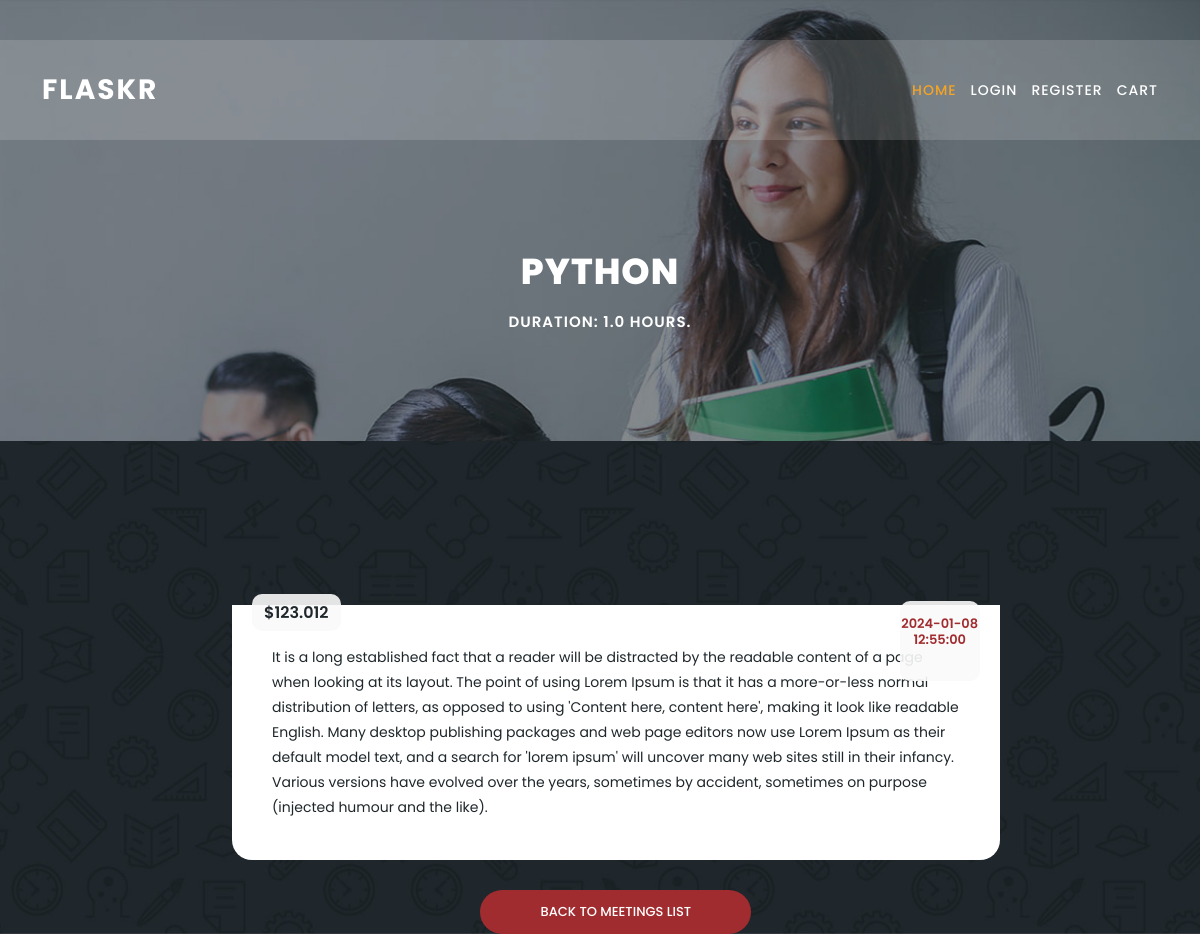
The page /courses/1/ on the database its author committed.
### app/models.py (models this page shows)
class Course(db.Model):
    id = db.Column(db.Integer, primary_key=True)
    name = db.Column(db.String(100), nullable=False)
    description = db.Column(db.Text, nullable=True)
    price = db.Column(db.Float, nullable=False)
    category_id = db.Column(db.Integer, db.ForeignKey('category.id'), nullable=True)
    category = db.relationship('Category', backref=db.backref('courses', lazy=True))
    created_at = db.Column(db.DateTime(timezone=True), server_default=func.now())
    Updated_at = db.Column(db.DateTime(timezone=True), onupdate=func.now())
    image = db.Column(db.String(255), nullable=True)
    total_hours = db.Column(db.Float)
    is_active = db.Column(db.Boolean, default=True)

### app/product/views.py (the view)
@course_bp.route("<int:id>/")
def course_detail(id):
    course = Course.query.get(id)
    return render_template("product/course-detail.html", course=course)

### app/templates/product/course-detail.html (shortened to what this page needs)
{% extends "base.html" %}
{% block content %}
  <section class="heading-page header-text" id="top">
    <div class="container">
      <div class="row">
        <div class="col-lg-12">
          <h2>{{ course.name }}</h2>
          <h6>Duration: {{ course.total_hours }} hours.</h6>
        </div>
      </div>
    </div>
  </section>
  <section class="meetings-page" id="meetings">
    <div class="container">
      <div class="row">
        <div class="col-lg-10 offset-md-2">
          <div class="row">
            <div class="col-lg-10">
              <div class="meeting-single-item">
                <div class="thumb">
                  <div class="price">
                    <span>${{ course.price }}</span>
                  </div>
                  <div class="date">
                    <h6>{{ course.created_at}}</h6>
                  </div>
                </div>
                <div class="down-content">
                   <p>
                    {{ course.description }}
                  </p>
                </div>
              </div>
            </div>
            <div class="col-lg-10">
              <div class="main-button-red">
                <a href="meetings.html">Back To Meetings List</a>
              </div>
            </div>
          </div>
        </div>
      </div>
    </div>
{% endblock content %}

### app/templates/base.html (shortened to what this page needs)
<!DOCTYPE html>
<html lang="en">
  <head>
    <link href="{{ url_for('static', filename='vendor/bootstrap/css/bootstrap.min.css')}}" rel="stylesheet">
    <link rel="stylesheet" href="{{ url_for('static', filename='assets/css/fontawesome.css')}}">
    <link rel="stylesheet" href="{{ url_for('static', filename='assets/css/templatemo-edu-meeting.css')}}">
    <link rel="stylesheet" href="{{ url_for('static', filename='assets/css/owl.css')}}">
    <link rel="stylesheet" href="{{ url_for('static', filename='assets/css/lightbox.css')}}">
  </head>
<body>
  <header class="header-area header-sticky">
      <div class="container">
          <div class="row">
              <div class="col-12">
                  <nav class="main-nav">
                      <a href="{{ url_for('home.index')}}" class="logo">
                          Flaskr
                      </a>
                      <ul class="nav">
                          <li><a href="{{ url_for('home.index')}}" class="active">Home</a></li>
                          {% if current_user.is_authenticated %}
                          <li><a href="{{ url_for('_user.user_logout')}}">Logout</a></li>
                          {% else %}
                          <li><a href="{{ url_for('_user.user_login')}}">Login</a></li>
                          <li><a href="{{ url_for('_user.user_register')}}">Register</a></li>
                          {% endif %}
                          <li><a href="{{ url_for('_course.cart')}}">CART</a></li>
                      </ul>
                  </nav>
              </div>
          </div>
      </div>
  </header>
  {% block content %}
  {% endblock content %}
</section>
</body>
</body>
</html>

### rows shown on the page
Course: name "PYTHON", total_hours "1.0", price "123.012", created_at "2024-01-08 12:55:00", description "It is a long established fact that a reader will be distracted by the readable content of a page when looking at its layout. The point of using Lorem Ipsum is that it has a more-or-less normal distribution of letters, as opposed to using 'Content here, content here', making it look like readable English. Many desktop publishing packages and web page editors now use Lorem Ipsum as their default model text, and a search for 'lorem ipsum' will uncover many web sites still in their infancy. Various versions have evolved over the years, sometimes by accident, sometimes on purpose (injected humour and the like)."
